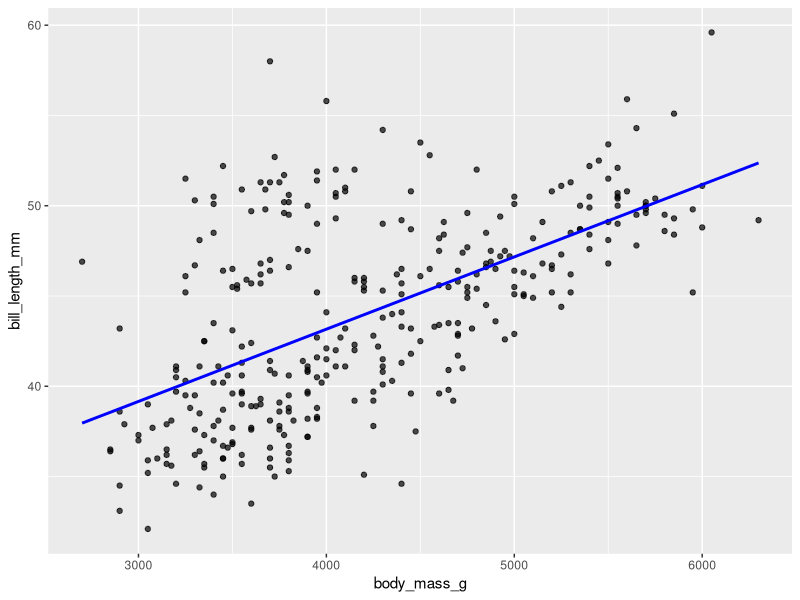

Recreate this plot in R.
library(ggplot2)
library(palmerpenguins)
library(ggplot2)
data("penguins")
penguins_clean <- na.omit(penguins)

ggplot(penguins_clean, aes(x = body_mass_g, y = bill_length_mm)) +
  geom_point(alpha = 0.7) + geom_smooth(method = "lm", se = FALSE, color = "blue")
  labs(
    title = "Relação entre Massa Corporal e Comprimento do Bico",
    x = "Massa Corporal",
    y = "Comprimento do Bico"
  ) +
  theme_minimal()
